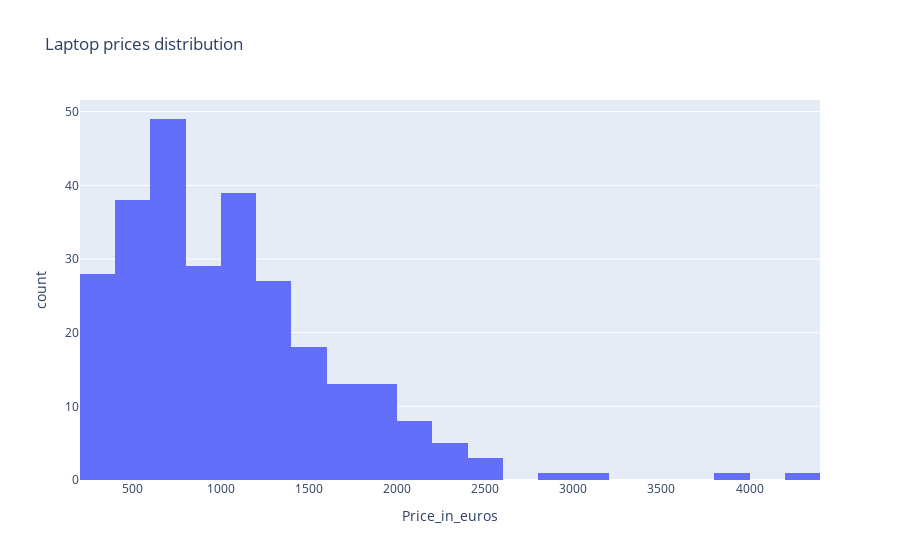

The cell this chart's notebook holds for it:
### Code cell
df_razer = df[df['Company'] == 'HP']

fix = px.histogram(df_razer, x='Price_in_euros', title='Laptop prices distribution')

fix.write_image("images/laptop_prices_distribution_by_brand.png")
fix.show()

### Figure 1 — Plotly figure (JSON) as saved in the notebook; plotly's stock layout.template omitted (floating-point values rounded to 4 significant figures; data arrays with more than 128 entries replaced by an {"elided": "..."} marker saying what was removed)
{"data": [{"alignmentgroup": "True", "bingroup": "x", "hovertemplate": "Price_in_euros=%{x}<br>count=%{y}<extra></extra>", "legendgroup": "", "marker": {"color": "#636efa", "pattern": {"shape": ""}}, "name": "", "offsetgroup": "", "orientation": "v", "showlegend": false, "type": "histogram", "x": {"elided": "274 float values"}, "xaxis": "x", "yaxis": "y"}], "layout": {"barmode": "relative", "legend": {"tracegroupgap": 0}, "title": {"text": "Laptop prices distribution"}, "xaxis": {"anchor": "y", "domain": [0, 1], "title": {"text": "Price_in_euros"}}, "yaxis": {"anchor": "x", "domain": [0, 1], "title": {"text": "count"}}}}
